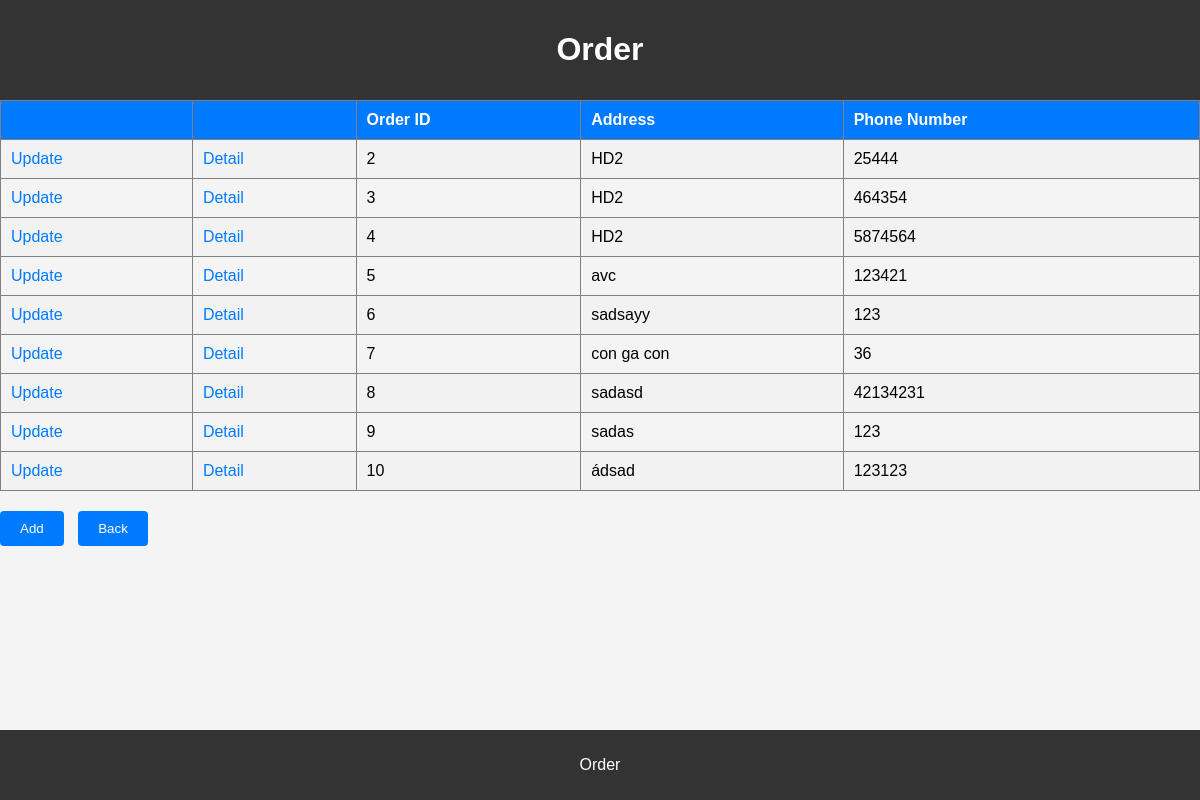
Screenshot of /staff/order with the database file from the repository.
### myproject/models.py (models this page shows)
class Order(models.Model):
    order_id = models.IntegerField()
    address = models.CharField(max_length=100)
    phone_number = models.IntegerField(null = True)
    status = models.CharField(max_length=100)

### myproject/views.py (the view)
# urls.py: path("staff/order", views.Order_.main, name="staff/order"),
    def main(request):
        list_order = Order.objects.all()
        context = {"list_order": list_order}
        return render(request, "myproject/order/main.html", context)

### myproject/templates/myproject/order/main.html (shortened to what this page needs)
<!DOCTYPE html>
<html lang="en">
<head>
</head>
<body>
<header>
    <h1>Order</h1>
</header>
{% if list_order %}
    <table border="1">
        <tr>
            <th></th>
            <th></th>
            <th>Order ID</th>
            <th>Address</th>
            <th>Phone Number</th>
        </tr>
    {% for order in list_order %}
        <tr>
            <td><a href="order/{{ order.order_id }}/update_order">Update</a></td>
            <td><a href="order/{{ order.order_id }}/show_product">Detail</a></td>
            <td>{{ order.order_id }}</td>
            <td>{{ order.address }}</td>
            <td>{{ order.phone_number }}</td>
        </tr>
    {% endfor %}
    </table>
{% else %}
    <p>No components are available.</p>
{% endif %}
<button><a href="order/add_order">Add</a></button>
<button><a href="/staff">Back</a></button>
<footer>
    <p>Order</p>
</footer>
</body>
</html>

### myproject/templates/myproject/order/main.html (style rules this page uses)
header { background-color: #333; color: #fff; padding: 10px 0; text-align: center; }
footer { background-color: #333; color: #fff; text-align: center; padding: 10px 0; position: fixed; bottom: 0; width: 100%; }
body { font-family: Arial, sans-serif; margin: 0; padding: 0; background-color: #f4f4f4; }
table { width: 100%; border-collapse: collapse; margin-bottom: 20px; }
th, td { padding: 10px; text-align: left; }
th { background-color: #007bff; color: #fff; }
tr:nth-child(even) { background-color: #f2f2f2; }
a { text-decoration: none; color: #007bff; }
button { padding: 10px 20px; margin-right: 10px; background-color: #007bff; color: #fff; border: none; border-radius: 4px; cursor: pointer; }
button a { color: #fff; text-decoration: none; }

### rows the page displays
Order: order_id "2", address "HD2", phone_number "25444"
Order: order_id "3", address "HD2", phone_number "464354"
Order: order_id "4", address "HD2", phone_number "5874564"
Order: order_id "5", address "avc", phone_number "123421"
Order: order_id "6", address "sadsayy", phone_number "123"
Order: order_id "7", address "con ga con", phone_number "36"
Order: order_id "8", address "sadasd", phone_number "42134231"
Order: order_id "9", address "sadas", phone_number "123"
Order: order_id "10", address "ádsad", phone_number "123123"
